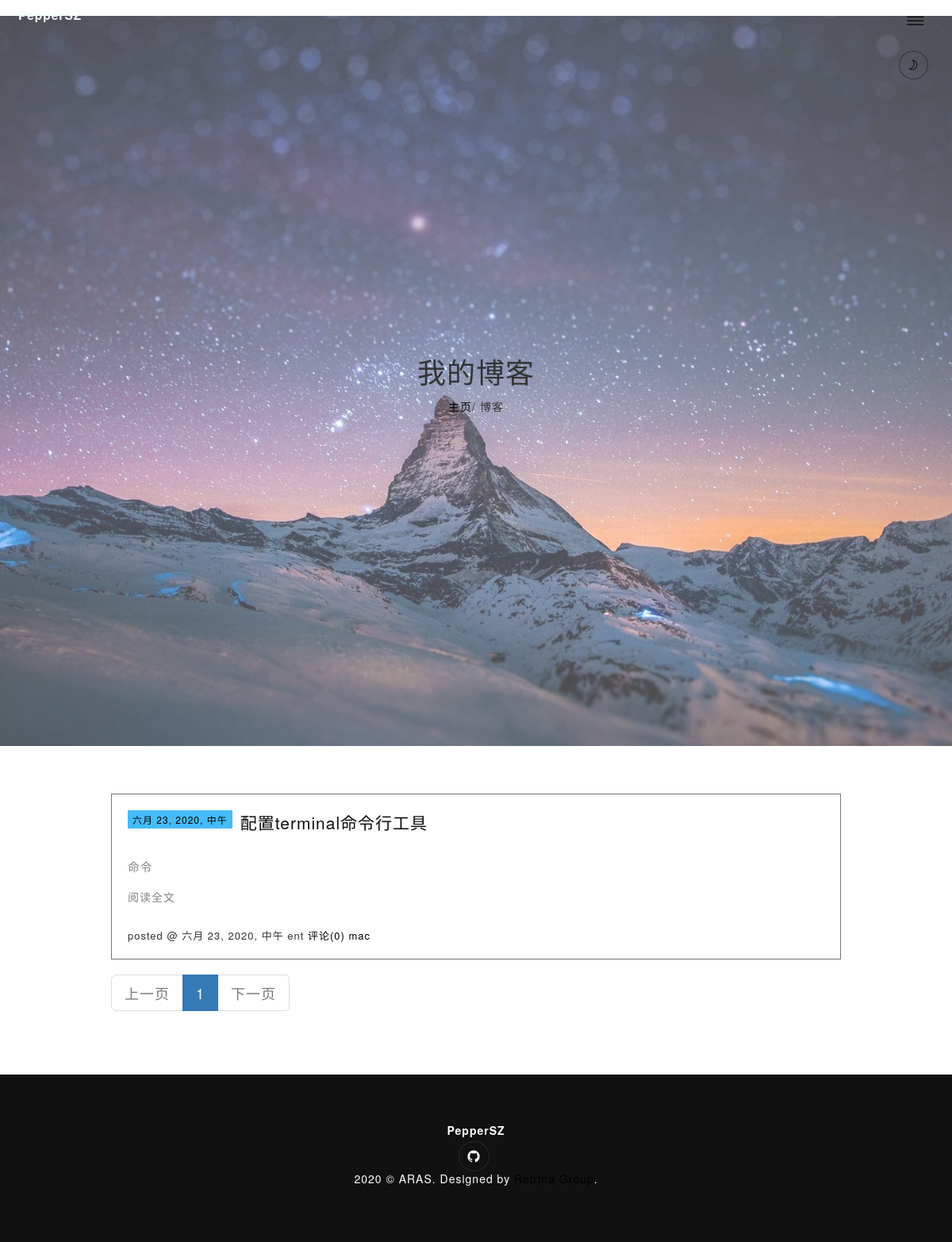
Screenshot of /categories/4/ with the database file from the repository.
### blog/models.py (models this page shows, shortened)
class Post(models.Model):
    title = models.CharField(max_length=255)
    image = models.ImageField("图片", upload_to="upload", default="upload/21.jpg")
    body = HTMLField(verbose_name='文章详情')
    created_time = models.DateTimeField()
    modified_time = models.DateTimeField()
    excerpt = models.CharField(max_length=200, blank=True)
    category = models.ForeignKey(Category,on_delete=models.CASCADE)
    tags = models.ManyToManyField(Tag, blank=True)
    author = models.ForeignKey(User,on_delete=models.CASCADE)
    class Meta:
        verbose_name='文章'
        verbose_name_plural=verbose_name
        ordering =['-created_time']
    def get_absolute_url(self):
        return reverse('blog:detail', kwargs={'pk': self.pk})

class Category(models.Model):
    name = models.CharField(max_length=100)

### blog/views.py (the view)
# urls.py: path('categories/<int:pk>/',views.category,name='category'),
def category(request,pk):
    cate=get_object_or_404(Category,pk=pk)
    post_list=Post.objects.filter(category=cate).order_by('-created_time')
    current_page = request.GET.get("page", '1')
    paginator = CustomPaginator(current_page, 9, post_list, 10)
    try:
        paginator = paginator.page(current_page)  # 获取前端传过来显示当前页的数据
    except PageNotAnInteger:
        paginator = paginator.page(1)
    except EmptyPage:
        paginator = paginator.page(paginator.num_pages)
    return render(request,'list.html',context={'paginator':paginator})

### blog/custom_paginator.py (called while the page is built, shortened)
    def pager_num_range(self):
        if self.num_pages < self.per_pager_num:
            return range(1, self.num_pages+1)

### templates/list.html (shortened to what this page needs)
﻿{% extends 'base.html' %}
{% load static %}
{% load blog_tags %}
{% block css %}
    <link rel="stylesheet" href="https://cdn.staticfile.org/twitter-bootstrap/3.3.7/css/bootstrap.min.css">
{% endblock %}
{% block content %}
    <section id="hero" class=" hero-01 mt-5 mt-md-0 py-6">
        <div class="hero-table">
            <div class="hero-table-center">
                <div class="container">
                    <div class="row justify-content-center">
                        <div class="col-lg-12">
                            <div class="text-center hero-content mx-auto">
                                <h1 class="mb-4">我的博客</h1>
                                <p class="mx-auto">
                                    <a href="/">主页</a>/
                                    <span>博客</span>
                                </p>
                            </div>
                        </div>
                    </div>
                </div>
            </div>
        </div>
    </section>
    <section class="py-6">
        <div class="container">
            <div class="row">
                <div class="col-lg-10 mx-auto blog">
                   {% for post in paginator.object_list  %}
                       <div class="day">
                            <div class="dayTitle">
                                <a href="{{ post.get_absolute_url }}">{{ post.created_time }}</a>
                            </div>
                                <div class="postTitle">
                                <a class="postTitle2 vertical-middle" href="{{ post.get_absolute_url }}">
                                    <p style="color: #0b0b0b">
                                        {{ post.title }}
                                    </p>
                                </a>
                        </div>
                        <div class="postCon">
                            <div class="c_b_p_desc">
                                {{ post.body | safe | truncatechars:100 }}
                                <a href="{{ post.get_absolute_url }}" class="c_b_p_desc_readmore">阅读全文</a>
                            </div>
                        </div>
                                <div class="postDesc">posted @ {{ post.created_time }} {{ post.author }}
                                    <a href="{{ post.get_absolute_url }}#comment"><span class="post-comment-count">评论({{ post.comment_set.count}})</span></a>
                        <span class="post-category"><a href="#">{{ post.category.name }}</a></span>
                        </div>
                        </div>
                    {% empty %}
                        <div class="no-post">暂时还没有发布的文章！</div>
                    {% endfor %}
                    <ul class="pagination pagination-lg">
                        {% if paginator.has_previous %}
                            <li>
                                <a href="{% url 'blog:list' %}?page={{ paginator.previous_page_number }}" aria-label="Previous">
                                    <span aria-hidden="true">上一页</span>
                                </a>
                            </li>
                        {% else %}
                            <li class="disabled">
                                <a href="#" aria-label="Previous">
                                    <span aria-hidden="true">上一页</span>
                                </a>
                            </li>
                        {% endif %}
                        {% for number in paginator.paginator.pager_num_range %}
                            {% if number == paginator.number %}
                                <li class="active"><a href="{% url 'blog:list' %}?page={{ number }}">{{ number }}</a></li>
                            {% else %}
                                <li><a href="{% url 'blog:list' %}?page={{ number }}" >{{ number }}</a></li>
                            {% endif %}
                        {% endfor %}
                        {% if paginator.has_next %}
                            <li>
                                <a href="{% url 'blog:list' %}?page={{ paginator.next_page_number }}" aria-label="Next">
                                    <span aria-hidden="true">下一页</span>
                                </a>
                            </li>
                        {% else %}
                            <li class="disabled">
                                <a href="#" aria-label="Next">
                                    <span aria-hidden="true">下一页</span>
                                </a>
                            </li>
                        {% endif %}
                    </ul>
                </div>
            </div>
        </div>
    </section>
{% endblock %}

### static/css/style.css (style rules this page uses)
* { margin: 0; padding: 0; -webkit-box-sizing: border-box; box-sizing: border-box; outline: none; list-style: none; word-wrap: break-word; }
html, body { color: #1d1d1d; line-height: 1.618; font-weight: 400; font-size: 16px; font-family: 'Microsoft YaHei'; overflow-x: hidden; letter-spacing: 1px; }
.pt-6, .py-6 { padding-top: 6rem; }
.pb-6, .py-6 { padding-bottom: 6rem; }
a, button { outline: none !important; }
span, a, a:hover { display: inline-block; text-decoration: none; color: inherit; }
.hero-01 { background-image: url(../img/hero-01.jpg); position: relative; background-size: cover; background-position: center center; box-shadow: inset 0 0 0 2000px rgba(255, 255, 255, 0.3); }
.hero-01 .hero-content { max-width: 800px; }
.hero-table-center { display: table-cell; vertical-align: middle; }
.hero-table { display: table; width: 100%; height: 100%; }

### rows the page displays
Post: created_time "六月 23, 2020, 中午", title "配置terminal命令行工具", body "命令", author "ent", comment_set.count "0", category.name "mac"

### other values shown
{{ number }} "1"
